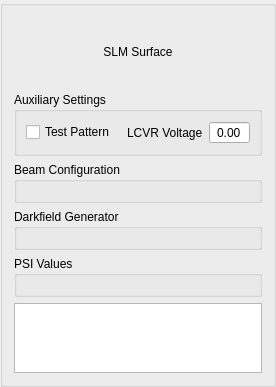
<?xml version="1.0" encoding="UTF-8"?>
<ui version="4.0">
 <class>per_modulator_saveable_settings_selector</class>
 <widget class="QGroupBox" name="per_modulator_saveable_settings_selector">
  <property name="geometry">
   <rect>
    <x>0</x>
    <y>0</y>
    <width>276</width>
    <height>387</height>
   </rect>
  </property>
  <property name="windowTitle">
   <string>Form</string>
  </property>
  <layout class="QVBoxLayout" name="verticalLayout" stretch="1,0,0,0,0,1">
   <item>
    <widget class="AspectRatioPixmapLabel" name="lblSLMImage">
     <property name="text">
      <string>SLM Surface</string>
     </property>
     <property name="scaledContents">
      <bool>false</bool>
     </property>
     <property name="alignment">
      <set>Qt::AlignCenter</set>
     </property>
    </widget>
   </item>
   <item>
    <widget class="QGroupBox" name="grb_power">
     <property name="title">
      <string>Auxiliary Settings</string>
     </property>
     <layout class="QHBoxLayout" name="horizontalLayout_4">
      <item>
       <widget class="QCheckBox" name="chk_alignment">
        <property name="text">
         <string>Test Pattern</string>
        </property>
       </widget>
      </item>
      <item>
       <spacer name="horizontalSpacer_2">
        <property name="orientation">
         <enum>Qt::Horizontal</enum>
        </property>
        <property name="sizeHint" stdset="0">
         <size>
          <width>40</width>
          <height>20</height>
         </size>
        </property>
       </spacer>
      </item>
      <item>
       <widget class="illumination_power_settings_selector" name="illumination" native="true"/>
      </item>
      <item>
       <spacer name="horizontalSpacer">
        <property name="orientation">
         <enum>Qt::Horizontal</enum>
        </property>
        <property name="sizeHint" stdset="0">
         <size>
          <width>40</width>
          <height>20</height>
         </size>
        </property>
       </spacer>
      </item>
      <item>
       <widget class="QLabel" name="lblvoltage">
        <property name="text">
         <string>LCVR Voltage</string>
        </property>
       </widget>
      </item>
      <item>
       <widget class="QSilentDoubleSpinBox" name="voltage_max">
        <property name="toolTip">
         <string>max voltage</string>
        </property>
        <property name="alignment">
         <set>Qt::AlignCenter</set>
        </property>
        <property name="buttonSymbols">
         <enum>QAbstractSpinBox::NoButtons</enum>
        </property>
       </widget>
      </item>
     </layout>
    </widget>
   </item>
   <item>
    <widget class="QGroupBox" name="grb_beam">
     <property name="title">
      <string>Beam Configuration</string>
     </property>
     <layout class="QVBoxLayout" name="verticalLayout_2">
      <item>
       <widget class="distorted_donut_selector" name="slim_beam_settings" native="true"/>
      </item>
     </layout>
    </widget>
   </item>
   <item>
    <widget class="QGroupBox" name="grb_darkfield">
     <property name="title">
      <string>Darkfield Generator</string>
     </property>
     <layout class="QHBoxLayout" name="horizontalLayout_2">
      <item>
       <widget class="darkfield_pattern_settings_selector" name="darkfield" native="true"/>
      </item>
     </layout>
    </widget>
   </item>
   <item>
    <widget class="QGroupBox" name="grb_psi">
     <property name="title">
      <string>PSI Values</string>
     </property>
     <layout class="QHBoxLayout" name="horizontalLayout">
      <item>
       <widget class="four_frame_psi_settings_selector" name="four_frame_psi_settings" native="true"/>
      </item>
     </layout>
    </widget>
   </item>
   <item>
    <widget class="QTableView" name="pattern_table"/>
   </item>
  </layout>
 </widget>
 <customwidgets>
  <customwidget>
   <class>distorted_donut_selector</class>
   <extends>QWidget</extends>
   <header>distorted_donut_selector.h</header>
   <container>1</container>
  </customwidget>
  <customwidget>
   <class>AspectRatioPixmapLabel</class>
   <extends>QLabel</extends>
   <header>aspectratiopixmaplabel.h</header>
  </customwidget>
  <customwidget>
   <class>darkfield_pattern_settings_selector</class>
   <extends>QWidget</extends>
   <header>darkfield_pattern_settings_selector.h</header>
   <container>1</container>
  </customwidget>
  <customwidget>
   <class>four_frame_psi_settings_selector</class>
   <extends>QWidget</extends>
   <header>four_frame_psi_settings_selector.h</header>
   <container>1</container>
  </customwidget>
  <customwidget>
   <class>illumination_power_settings_selector</class>
   <extends>QWidget</extends>
   <header>illumination_power_settings_selector.h</header>
   <container>1</container>
  </customwidget>
  <customwidget>
   <class>QSilentDoubleSpinBox</class>
   <extends>QDoubleSpinBox</extends>
   <header>qsilentdoublespinbox.h</header>
  </customwidget>
 </customwidgets>
 <resources/>
 <connections/>
</ui>
